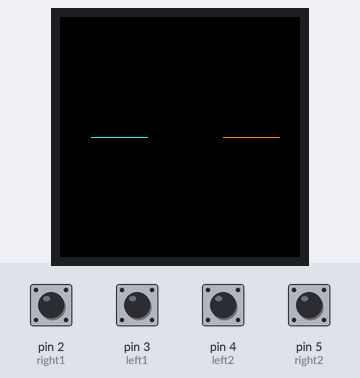
Bench run of a sketch on a simulated Arduino Uno, built with avr-gcc and run on an emulated ATmega328P. Parts: 240×240 colour display. The test bench sets the inputs (shaded band); at power-on: pin 2 (right1), pin 3 (left1), pin 4 (left2), pin 5 (right2) HIGH.

Above: at 1.4 s.
1.5 s: pin 2 (right1) pulled LOW for 0.15 s
At 1.81 s:
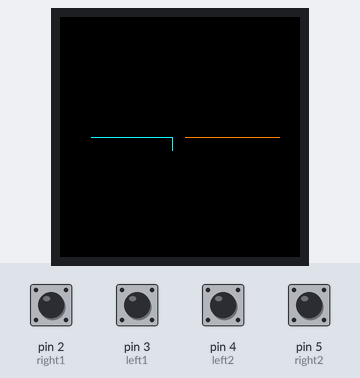
Timing chart, 0 to 4.5 s (numbered marks = the images above; inputs shaded):
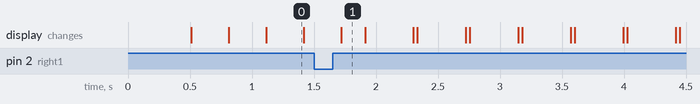

The sketch:

tron_arrayOfPoints.ino
```cpp
  #include <SPI.h>
  #include <Adafruit_GFX.h>
  #include <Adafruit_ST7789.h>

  //Player one values
  #define length1 215
  uint8_t direction1 = 1;
  uint8_t x1 = 30;
  uint8_t y1 = 120;
  boolean pressed1 = LOW;
  #define right1 2
  #define left1 3
  uint8_t beamX1[length1];
  uint8_t beamY1[length1];
  uint8_t arrayPosition1 = 0;
  uint8_t score1 = 0;

  //Player two values
  #define length2 215
  uint8_t direction2 = 3;
  uint8_t x2 = 220;
  uint8_t y2 = 120;
  boolean pressed2 = LOW;
  #define right2 5
  #define left2 4
  uint8_t beamX2[length1];
  uint8_t beamY2[length1];
  uint8_t arrayPosition2 = 0;
  uint8_t score2 = 0;

  //Display Pins
  #define TFT_SCK 13
  #define TFT_MOSI 11
  #define TFT_CS 10
  #define TFT_RST 9
  #define TFT_DC 8

  Adafruit_ST7789 tft = Adafruit_ST7789(TFT_CS, TFT_DC, TFT_RST);

void setup() {

  pinMode(right1, INPUT_PULLUP);
  pinMode(left1, INPUT_PULLUP);
  pinMode(right2, INPUT_PULLUP);
  pinMode(left2, INPUT_PULLUP);

  tft.init(240, 240);
  tft.setRotation(1);
  tft.fillScreen(tft.color565(0, 0, 0));
}

void loop() {

  /*
  Reads the turn buttons for each player and if one is pressed it changes that players direction
  The refresh rate of the arduino is so fast that to the player the turn button has no delay thus there's no requirement for an interrupt pin
  To avoid having the player turn multiple times in one push, the boolean "pressed" is switched to high so that the player cannot turn unless
  the arduino measure that they have let go of the button
  */

  //Bike one
  if (digitalRead(right1) == LOW && pressed1 == LOW) {
    if (direction1 == 3) {
        direction1 = 0;
        }
        else {
          direction1++;
          }
    pressed1 = HIGH;
    }

  if (digitalRead(left1) == LOW && pressed1 == LOW) {
    if (direction1 == 0) {
        direction1 = 3;
        }
        else {
          direction1--;
          }
    pressed1 = HIGH;
    }

  if (digitalRead(right1) == HIGH && digitalRead(left1) == HIGH && pressed1 == HIGH){
      pressed1 = LOW;
      }


  //Bike two
  if (digitalRead(right2) == LOW && pressed2 == LOW) {
    if (direction2 == 3) {
        direction2 = 0;
        }
        else {
          direction2++;
          }
    pressed2 = HIGH;
    }

  if (digitalRead(left2) == LOW && pressed2 == LOW) {
    if (direction2 == 0) {
        direction2 = 3;
        }
        else {
          direction2--;
          }
    pressed2 = HIGH;
    }

  if (digitalRead(right2) == HIGH && digitalRead(left2) == HIGH && pressed2 == HIGH){
      pressed2 = LOW;
      }


  //Calculates each bikes new location based on
  //it's current direction

  //Bike one
  if (direction1 == 0) {
    y1 = y1 - 1;
    }
    else if (direction1 == 1) {
      x1 = x1 + 1;
      }
    else if (direction1 == 2) {
      y1 = y1 + 1;
      }
    else if (direction1 == 3) {
      x1 = x1 - 1;
      }

  //Bike two
  if (direction2 == 0) {
    y2 = y2 - 1;
    }
    else if (direction2 == 1) {
      x2 = x2 + 1;
      }
    else if (direction2 == 2) {
      y2 = y2 + 1;
      }
    else if (direction2 == 3) {
      x2 = x2 - 1;
      }

  //This is where the code checks the last 50 pixels and if one
  //the bikers is currently in one of them then it resets
 for (int i = 0; i < length1; i++) {
   if ((x1 == beamX1[i] && y1 == beamY1[i]) || (x1 == beamX2[i] && y1 == beamY2[i]) || x1 > 320 || x1 < 0 || y1 > 240 || y1 < 0) {
     for (int i = 0; i < length1; i++) {
       beamX1[i] = 0;
       beamY1[i] = 0;
       beamX2[i] = 0;
       beamY2[i] = 0;
     }
     x1 = 30;
     y1 = 120;
     x2 = 290;
     y2 = 120;
     direction1 = 1;
     direction2 = 3;
     tft.fillScreen(tft.color565(0, 0, 0));
     score2++;
     }
   }

 for (int i = 0; i < length2; i++) {
   if ((x2 == beamX1[i] && y2 == beamY1[i]) || (x2 == beamX2[i] && y2 == beamY2[i]) || x2 > 320 || x2 < 0 || y2 > 240 || y2 < 0) {
     for (int i = 0; i < length2; i++) {
       beamX1[i] = 0;
       beamY1[i] = 0;
       beamX2[i] = 0;
       beamY2[i] = 0;
     }
     x1 = 30;
     y1 = 120;
     x2 = 290;
     y2 = 120;
     direction1 = 1;
     direction2 = 3;
     tft.fillScreen(tft.color565(0, 0, 0));
     score1++;
     }
   }

  //This is where the oldest pixel location turns itself black then the
  //Newest position for snake replaces the oldest position
  //if the array value is 149 it gets turned to 1 and if not it just adds 1

  tft.drawPixel(beamX1[arrayPosition1], beamY1[arrayPosition1], tft.color565(0, 0, 0));
  tft.drawPixel(beamX2[arrayPosition2], beamY2[arrayPosition2], tft.color565(0, 0, 0));
  beamX1[arrayPosition1] = x1;
  beamY1[arrayPosition1] = y1;
  beamX2[arrayPosition2] = x2;
  beamY2[arrayPosition2] = y2;

  if (arrayPosition1 == length1 - 1) {
    arrayPosition1 = 0;
      }
    else {
      arrayPosition1++;
      }

  if (arrayPosition2 == length1 - 1) {
    arrayPosition2 = 0;
      }
    else {
      arrayPosition2++;
      }

  tft.drawPixel(x1, y1, tft.color565(14, 248, 248));
  tft.drawPixel(x2, y2, tft.color565(255, 131, 0));

  //tft.drawChar(0, 0, 1, tft.color565(255, 255, 255), 0, 2);

  delay(15);
}
```
